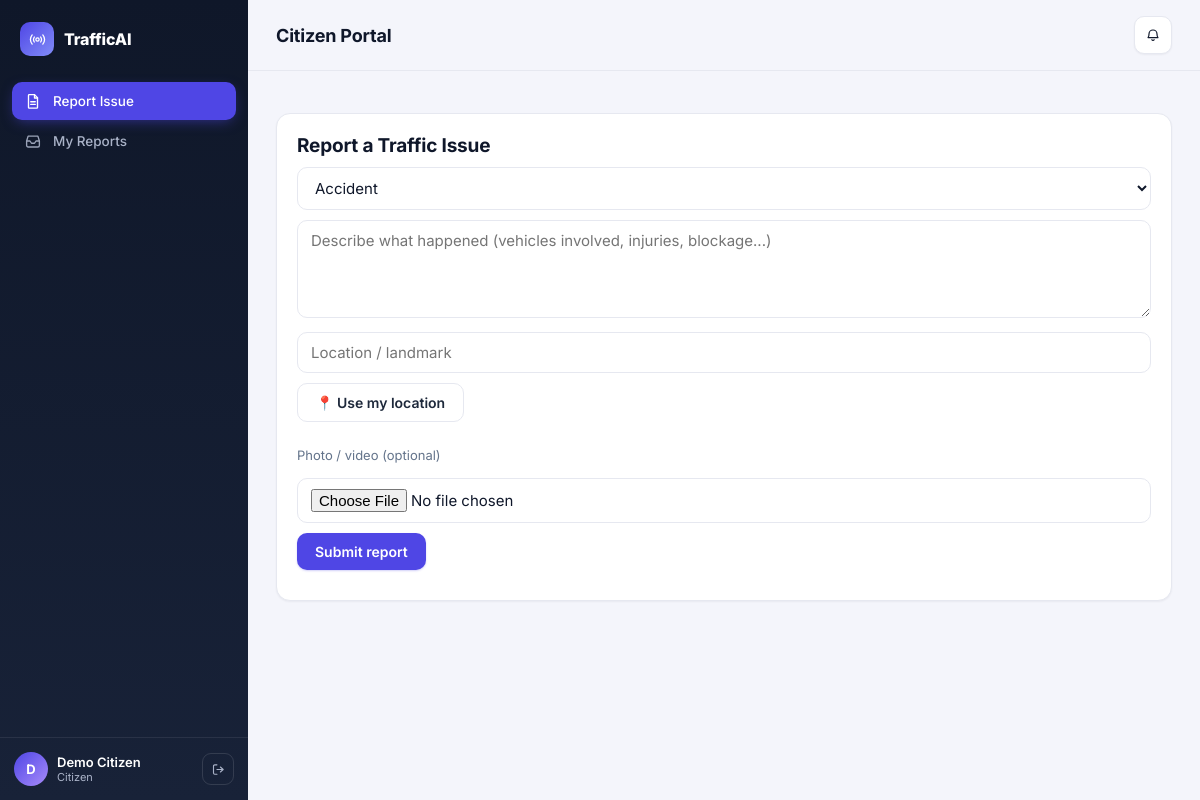
Page /report (signed in) on the committed database.
### tables this page shows
CREATE TABLE users(id INTEGER PRIMARY KEY, name TEXT, username TEXT UNIQUE, password_hash TEXT,
  role TEXT, phone TEXT, lat REAL, lng REAL);

### app.py (the view, shortened to what this page needs)
@app.route("/report", methods=["GET", "POST"])
@need("citizen")
def report():
    return render_template("report.html", types=REPORT_TYPES)

### app.py (called while the page is built)
def cur_user():
    uid = session.get("uid")
    return db.q("SELECT * FROM users WHERE id=?", (uid,), one=True) if uid else None

def need(*roles):
    def deco(f):
        @wraps(f)
        def w(*a, **k):
            u = cur_user()
            if not u:
                return redirect(url_for("login", next=request.path))
            if roles and u["role"] not in roles:
                abort(403)
            return f(*a, **k)
        return w
    return deco

@app.context_processor
def inject():
    u = cur_user()
    unread = db.q("SELECT COUNT(*) n FROM notifications WHERE user_id=? AND is_read=0", (u["id"],), one=True)["n"] if u else 0
    return {"user": u, "unread": unread}

### database.py (called while the page is built)
def conn():
    os.makedirs(os.path.dirname(C.DB_PATH), exist_ok=True)
    c = sqlite3.connect(C.DB_PATH, timeout=30)
    c.row_factory = sqlite3.Row
    c.execute("PRAGMA journal_mode=WAL")
    return c

def q(sql, args=(), one=False):
    c = conn()
    try:
        rows = [dict(r) for r in c.execute(sql, args).fetchall()]
    finally:
        c.close()
    return (rows[0] if rows else None) if one else rows

### templates/report.html (shortened to what this page needs)
{% extends "base.html" %}{% block body %}<div class="card phone"><h2>Report a Traffic Issue</h2>
<form method="post" enctype="multipart/form-data">
<select name="type">{% for t in types %}<option>{{ t }}</option>{% endfor %}</select>
<textarea name="description" rows="4" placeholder="Describe what happened (vehicles involved, injuries, blockage...)" required></textarea>
<input name="location" id="loc" placeholder="Location / landmark" required>
<button type="button" class="grey" onclick="gps()">📍 Use my location</button>
<p class="muted">Photo / video (optional)</p><input type="file" name="photo" accept="image/*,video/*" capture="environment">
<button>Submit report</button></form></div>
{% endblock %}

### templates/base.html (shortened to what this page needs)
<!doctype html><html><head><meta charset="utf-8"><meta name="viewport" content="width=device-width,initial-scale=1">
<link rel="stylesheet" href="{{ url_for('static', filename='style.css') }}"></head><body>
{% from "_icons.html" import icon %}
{% if user %}
<div class="shell">
 <aside class="sidebar">
  <a class="brand" href="/"><span class="logo">{{ icon('radio', 17) }}</span> TrafficAI</a>
  <nav>
  {% if user.role=='admin' %}
   <a href="/admin" class="{{ 'active' if request.path=='/admin' }}">{{ icon('dashboard') }}Dashboard</a>
   <a href="/admin/reports" class="{{ 'active' if request.path.startswith('/admin/reports') }}">{{ icon('inbox') }}Reports</a>
   <a href="/admin/tasks" class="{{ 'active' if request.path.startswith('/admin/tasks') }}">{{ icon('tasks') }}Tasks</a>
   <a href="/admin/violations" class="{{ 'active' if request.path.startswith('/admin/violations') }}">{{ icon('alert') }}Violations</a>
   <a href="/admin/analytics" class="{{ 'active' if request.path.startswith('/admin/analytics') }}">{{ icon('trend') }}Analytics</a>
   <a href="/admin/assistant" class="{{ 'active' if request.path.startswith('/admin/assistant') }}">{{ icon('bot') }}AI Assistant</a>
   <a href="/admin/video" class="{{ 'active' if request.path.startswith('/admin/video') }}">{{ icon('video') }}Video Detection</a>
   <a href="/admin/source" class="{{ 'active' if request.path.startswith('/admin/source') }}">{{ icon('spark') }}Audio Test</a>
   <a href="/admin/data" class="{{ 'active' if request.path.startswith('/admin/data') }}">{{ icon('db') }}Data</a>
  {% elif user.role=='police' %}
   <a href="/police" class="{{ 'active' if request.path.startswith('/police') }}">{{ icon('check-shield') }}My Tasks</a>
  {% else %}
   <a href="/report" class="{{ 'active' if request.path.startswith('/report') }}">{{ icon('doc') }}Report Issue</a>
   <a href="/my-reports" class="{{ 'active' if request.path.startswith('/my-reports') }}">{{ icon('inbox') }}My Reports</a>
  {% endif %}
  </nav>
  <div class="sidebar-foot">
   <div class="user-chip"><div class="avatar">{{ user.name[0]|upper }}</div><div><div class="u-name">{{ user.name }}</div><div class="u-role">{{ user.role }}</div></div></div>
   <a class="logout-link" href="/logout" title="Log out">{{ icon('logout', 15) }}</a>
  </div>
 </aside>
 <div class="main-col">
  <header class="topbar">
   <div class="topbar-title">{{ {'admin':'Admin Console','police':'Officer Console'}.get(user.role, 'Citizen Portal') }}</div>
   <div class="topbar-actions"><a class="icon-btn" href="/notifications">{{ icon('bell', 16) }}{% if unread %}<span class="badge">{{ unread }}</span>{% endif %}</a></div>
  </header>
{% else %}
<header class="public-nav"><a class="brand" href="/"><span class="logo">{{ icon('radio', 16) }}</span>TrafficAI</a>
<nav><a href="/login">Login</a><a class="btn" href="/register">Get started</a></nav></header>
{% endif %}
  <main class="{{ 'content' if user else 'public-main' }}">{% block body %}{% endblock %}</main>
{% if user %}
 </div>
</div>
{% endif %}
</body></html>

### rows in the picture
users: name "D", name "Demo Citizen", role "Citizen", role "Citizen Portal"

### other values in the picture
form field type "Accident"
